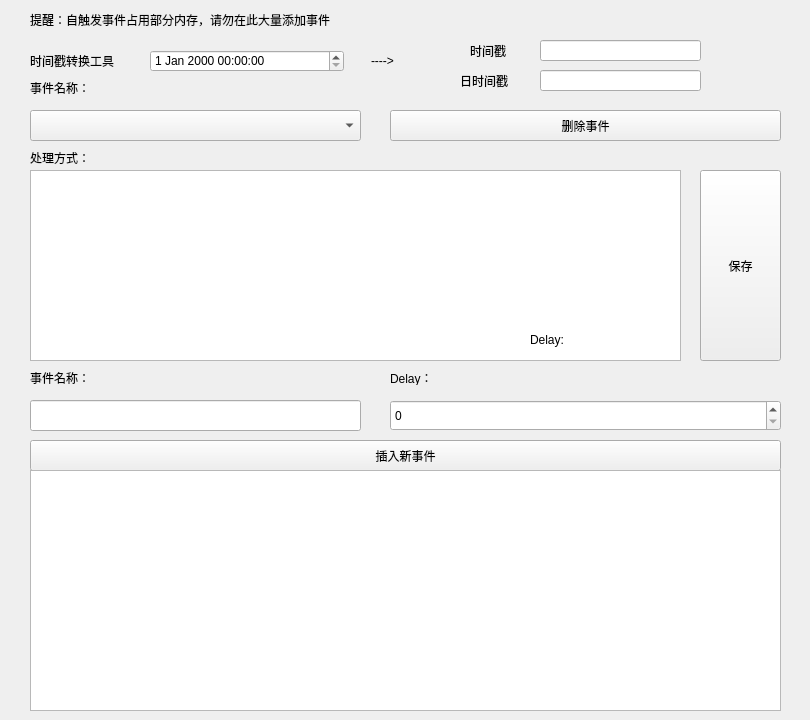
       <widget class="QWidget" name="tab_4">
        <attribute name="title">
         <string>自触发事件</string>
        </attribute>
        <widget class="QComboBox" name="comboBox_3">
         <property name="geometry">
          <rect>
           <x>30</x>
           <y>110</y>
           <width>331</width>
           <height>31</height>
          </rect>
         </property>
        </widget>
        <widget class="QLabel" name="label_15">
         <property name="geometry">
          <rect>
           <x>30</x>
           <y>80</y>
           <width>72</width>
           <height>15</height>
          </rect>
         </property>
         <property name="text">
          <string>事件名称：</string>
         </property>
        </widget>
        <widget class="QLabel" name="label_16">
         <property name="geometry">
          <rect>
           <x>30</x>
           <y>150</y>
           <width>72</width>
           <height>15</height>
          </rect>
         </property>
         <property name="text">
          <string>处理方式：</string>
         </property>
        </widget>
        <widget class="QLineEdit" name="lineEdit_2">
         <property name="geometry">
          <rect>
           <x>30</x>
           <y>400</y>
           <width>331</width>
           <height>31</height>
          </rect>
         </property>
        </widget>
        <widget class="QPushButton" name="pushButton_6">
         <property name="geometry">
          <rect>
           <x>30</x>
           <y>440</y>
           <width>751</width>
           <height>31</height>
          </rect>
         </property>
         <property name="text">
          <string>插入新事件</string>
         </property>
        </widget>
        <widget class="QPushButton" name="pushButton_7">
         <property name="geometry">
          <rect>
           <x>390</x>
           <y>110</y>
           <width>391</width>
           <height>31</height>
          </rect>
         </property>
         <property name="text">
          <string>删除事件</string>
         </property>
        </widget>
        <widget class="QLabel" name="label_17">
         <property name="geometry">
          <rect>
           <x>30</x>
           <y>370</y>
           <width>72</width>
           <height>15</height>
          </rect>
         </property>
         <property name="text">
          <string>事件名称：</string>
         </property>
        </widget>
        <widget class="QLabel" name="label_18">
         <property name="geometry">
          <rect>
           <x>390</x>
           <y>370</y>
           <width>72</width>
           <height>15</height>
          </rect>
         </property>
         <property name="text">
          <string>Delay：</string>
         </property>
        </widget>
        <widget class="QSpinBox" name="spinBox_5">
         <property name="geometry">
          <rect>
           <x>390</x>
           <y>400</y>
           <width>391</width>
           <height>31</height>
          </rect>
         </property>
        </widget>
        <widget class="QLabel" name="label_21">
         <property name="geometry">
          <rect>
           <x>530</x>
           <y>330</y>
           <width>141</width>
           <height>20</height>
          </rect>
         </property>
         <property name="text">
          <string>Delay:</string>
         </property>
        </widget>
        <widget class="QLabel" name="label_22">
         <property name="geometry">
          <rect>
           <x>30</x>
           <y>10</y>
           <width>771</width>
           <height>20</height>
          </rect>
         </property>
         <property name="text">
          <string>提醒：自触发事件占用部分内存，请勿在此大量添加事件</string>
         </property>
        </widget>
        <widget class="QTextEdit" name="textEdit_8">
         <property name="geometry">
          <rect>
           <x>30</x>
           <y>170</y>
           <width>651</width>
           <height>191</height>
          </rect>
         </property>
        </widget>
        <widget class="QTextEdit" name="textEdit_9">
         <property name="geometry">
          <rect>
           <x>30</x>
           <y>470</y>
           <width>751</width>
           <height>241</height>
          </rect>
         </property>
        </widget>
        <widget class="QDateTimeEdit" name="dateTimeEdit">
         <property name="geometry">
          <rect>
           <x>150</x>
           <y>50</y>
           <width>194</width>
           <height>22</height>
          </rect>
         </property>
        </widget>
        <widget class="QLineEdit" name="lineEdit_4">
         <property name="geometry">
          <rect>
           <x>540</x>
           <y>40</y>
           <width>161</width>
           <height>21</height>
          </rect>
         </property>
        </widget>
        <widget class="QLabel" name="label_14">
         <property name="geometry">
          <rect>
           <x>30</x>
           <y>40</y>
           <width>111</width>
           <height>41</height>
          </rect>
         </property>
         <property name="text">
          <string>时间戳转换工具</string>
         </property>
        </widget>
        <widget class="QLabel" name="label_23">
         <property name="geometry">
          <rect>
           <x>371</x>
           <y>50</y>
           <width>221</width>
           <height>21</height>
          </rect>
         </property>
         <property name="text">
          <string>----&gt;</string>
         </property>
        </widget>
        <widget class="QLineEdit" name="lineEdit_5">
         <property name="geometry">
          <rect>
           <x>540</x>
           <y>70</y>
           <width>161</width>
           <height>21</height>
          </rect>
         </property>
        </widget>
        <widget class="QLabel" name="label_24">
         <property name="geometry">
          <rect>
           <x>470</x>
           <y>40</y>
           <width>71</width>
           <height>21</height>
          </rect>
         </property>
         <property name="text">
          <string>时间戳</string>
         </property>
        </widget>
        <widget class="QLabel" name="label_25">
         <property name="geometry">
          <rect>
           <x>460</x>
           <y>70</y>
           <width>71</width>
           <height>21</height>
          </rect>
         </property>
         <property name="text">
          <string>日时间戳</string>
         </property>
        </widget>
        <widget class="QPushButton" name="pushButton_8">
         <property name="geometry">
          <rect>
           <x>700</x>
           <y>170</y>
           <width>81</width>
           <height>191</height>
          </rect>
         </property>
         <property name="text">
          <string>保存</string>
         </property>
        </widget>
        <zorder>textEdit_8</zorder>
        <zorder>comboBox_3</zorder>
        <zorder>label_15</zorder>
        <zorder>label_16</zorder>
        <zorder>lineEdit_2</zorder>
        <zorder>pushButton_6</zorder>
        <zorder>pushButton_7</zorder>
        <zorder>label_17</zorder>
        <zorder>label_18</zorder>
        <zorder>spinBox_5</zorder>
        <zorder>label_21</zorder>
        <zorder>label_22</zorder>
        <zorder>textEdit_9</zorder>
        <zorder>dateTimeEdit</zorder>
        <zorder>lineEdit_4</zorder>
        <zorder>label_14</zorder>
        <zorder>label_23</zorder>
        <zorder>lineEdit_5</zorder>
        <zorder>label_24</zorder>
        <zorder>label_25</zorder>
        <zorder>pushButton_8</zorder>
       </widget>
